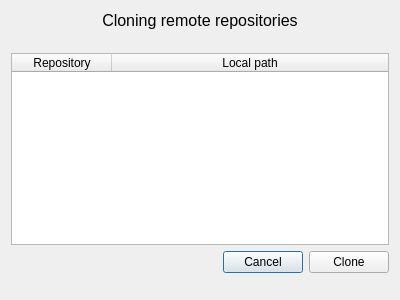
<?xml version="1.0" encoding="UTF-8"?>
<ui version="4.0">
 <class>CloneDialog</class>
 <widget class="QDialog" name="CloneDialog">
  <property name="geometry">
   <rect>
    <x>0</x>
    <y>0</y>
    <width>400</width>
    <height>300</height>
   </rect>
  </property>
  <property name="minimumSize">
   <size>
    <width>400</width>
    <height>300</height>
   </size>
  </property>
  <property name="maximumSize">
   <size>
    <width>400</width>
    <height>300</height>
   </size>
  </property>
  <property name="windowTitle">
   <string>Cloning remote repositories</string>
  </property>
  <layout class="QGridLayout" name="gridLayout">
   <item row="5" column="0">
    <spacer name="spacer2">
     <property name="orientation">
      <enum>Qt::Vertical</enum>
     </property>
     <property name="sizeType">
      <enum>QSizePolicy::MinimumExpanding</enum>
     </property>
     <property name="sizeHint" stdset="0">
      <size>
       <width>20</width>
       <height>0</height>
      </size>
     </property>
    </spacer>
   </item>
   <item row="0" column="0">
    <widget class="QLabel" name="label">
     <property name="sizePolicy">
      <sizepolicy hsizetype="Preferred" vsizetype="Minimum">
       <horstretch>0</horstretch>
       <verstretch>0</verstretch>
      </sizepolicy>
     </property>
     <property name="font">
      <font>
       <pointsize>12</pointsize>
      </font>
     </property>
     <property name="text">
      <string>Cloning remote repositories</string>
     </property>
     <property name="alignment">
      <set>Qt::AlignCenter</set>
     </property>
    </widget>
   </item>
   <item row="1" column="0">
    <spacer name="spacer1">
     <property name="orientation">
      <enum>Qt::Vertical</enum>
     </property>
     <property name="sizeHint" stdset="0">
      <size>
       <width>20</width>
       <height>0</height>
      </size>
     </property>
    </spacer>
   </item>
   <item row="3" column="0">
    <layout class="QHBoxLayout" name="horizontalLayout">
     <item>
      <spacer name="horizontalSpacer">
       <property name="orientation">
        <enum>Qt::Horizontal</enum>
       </property>
       <property name="sizeHint" stdset="0">
        <size>
         <width>40</width>
         <height>20</height>
        </size>
       </property>
      </spacer>
     </item>
     <item>
      <widget class="QPushButton" name="cancel">
       <property name="text">
        <string>Cancel</string>
       </property>
      </widget>
     </item>
     <item>
      <widget class="QPushButton" name="clone">
       <property name="text">
        <string>Clone</string>
       </property>
      </widget>
     </item>
    </layout>
   </item>
   <item row="2" column="0">
    <widget class="QTableWidget" name="repo_table">
     <property name="editTriggers">
      <set>QAbstractItemView::NoEditTriggers</set>
     </property>
     <attribute name="horizontalHeaderStretchLastSection">
      <bool>true</bool>
     </attribute>
     <column>
      <property name="text">
       <string>Repository</string>
      </property>
     </column>
     <column>
      <property name="text">
       <string>Local path</string>
      </property>
     </column>
    </widget>
   </item>
  </layout>
 </widget>
 <resources/>
 <connections/>
</ui>
